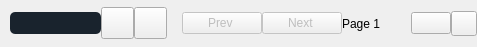
           <widget class="QFrame" name="credits_bar">
            <property name="maximumSize">
             <size>
              <width>16777215</width>
              <height>47</height>
             </size>
            </property>
            <property name="styleSheet">
             <string notr="true">background-color: none;</string>
            </property>
            <property name="frameShape">
             <enum>QFrame::NoFrame</enum>
            </property>
            <property name="frameShadow">
             <enum>QFrame::Raised</enum>
            </property>
            <layout class="QHBoxLayout" name="horizontalLayout_2">
             <property name="spacing">
              <number>0</number>
             </property>
             <property name="leftMargin">
              <number>0</number>
             </property>
             <property name="topMargin">
              <number>0</number>
             </property>
             <property name="rightMargin">
              <number>0</number>
             </property>
             <property name="bottomMargin">
              <number>0</number>
             </property>
             <item>
              <spacer name="horizontalSpacer_17">
               <property name="orientation">
                <enum>Qt::Horizontal</enum>
               </property>
               <property name="sizeType">
                <enum>QSizePolicy::Fixed</enum>
               </property>
               <property name="sizeHint" stdset="0">
                <size>
                 <width>10</width>
                 <height>20</height>
                </size>
               </property>
              </spacer>
             </item>
             <item>
              <widget class="QProgressBar" name="progress_bar">
               <property name="enabled">
                <bool>true</bool>
               </property>
               <property name="sizePolicy">
                <sizepolicy hsizetype="Expanding" vsizetype="Fixed">
                 <horstretch>0</horstretch>
                 <verstretch>0</verstretch>
                </sizepolicy>
               </property>
               <property name="styleSheet">
                <string notr="true">QProgressBar:horizontal {
border-radius: 5px;
background:rgba(0,0,0,0.1);
color: white;
background-color: rgba(25, 35, 45, 1);

}
QProgressBar::chunk:horizontal {
background:rgb(6, 133, 0);
color: white;

}
QProgressBar 
{ 
color: white; 
border:none;
}
</string>
               </property>
               <property name="maximum">
                <number>100</number>
               </property>
               <property name="value">
                <number>-1</number>
               </property>
               <property name="alignment">
                <set>Qt::AlignRight|Qt::AlignTrailing|Qt::AlignVCenter</set>
               </property>
              </widget>
             </item>
             <item>
              <widget class="QToolButton" name="pause_button">
               <property name="cursor">
                <cursorShape>PointingHandCursor</cursorShape>
               </property>
               <property name="toolTip">
                <string>Play/Pause</string>
               </property>
               <property name="styleSheet">
                <string notr="true"/>
               </property>
               <property name="text">
                <string/>
               </property>
               <property name="icon">
                <iconset resource="resource.qrc">
                 <normaloff>:/myresource/resource/pause_new.png</normaloff>:/myresource/resource/pause_new.png</iconset>
               </property>
               <property name="iconSize">
                <size>
                 <width>25</width>
                 <height>25</height>
                </size>
               </property>
              </widget>
             </item>
             <item>
              <widget class="QToolButton" name="delete_button">
               <property name="sizePolicy">
                <sizepolicy hsizetype="Preferred" vsizetype="Fixed">
                 <horstretch>0</horstretch>
                 <verstretch>0</verstretch>
                </sizepolicy>
               </property>
               <property name="cursor">
                <cursorShape>PointingHandCursor</cursorShape>
               </property>
               <property name="toolTip">
                <string>Delete</string>
               </property>
               <property name="styleSheet">
                <string notr="true"/>
               </property>
               <property name="text">
                <string/>
               </property>
               <property name="icon">
                <iconset resource="resource.qrc">
                 <normaloff>:/myresource/resource/icons8-stop-96.png</normaloff>:/myresource/resource/icons8-stop-96.png</iconset>
               </property>
               <property name="iconSize">
                <size>
                 <width>25</width>
                 <height>25</height>
                </size>
               </property>
              </widget>
             </item>
             <item>
              <spacer name="horizontalSpacer_13">
               <property name="orientation">
                <enum>Qt::Horizontal</enum>
               </property>
               <property name="sizeType">
                <enum>QSizePolicy::Fixed</enum>
               </property>
               <property name="sizeHint" stdset="0">
                <size>
                 <width>15</width>
                 <height>20</height>
                </size>
               </property>
              </spacer>
             </item>
             <item>
              <widget class="QPushButton" name="prev_page">
               <property name="enabled">
                <bool>false</bool>
               </property>
               <property name="sizePolicy">
                <sizepolicy hsizetype="Fixed" vsizetype="Fixed">
                 <horstretch>0</horstretch>
                 <verstretch>0</verstretch>
                </sizepolicy>
               </property>
               <property name="cursor">
                <cursorShape>PointingHandCursor</cursorShape>
               </property>
               <property name="text">
                <string>Prev </string>
               </property>
               <property name="icon">
                <iconset resource="resource.qrc">
                 <normaloff>:/myresource/resource/icons8-go-back-90.png</normaloff>:/myresource/resource/icons8-go-back-90.png</iconset>
               </property>
               <property name="iconSize">
                <size>
                 <width>26</width>
                 <height>26</height>
                </size>
               </property>
              </widget>
             </item>
             <item>
              <widget class="QPushButton" name="next_page">
               <property name="enabled">
                <bool>false</bool>
               </property>
               <property name="sizePolicy">
                <sizepolicy hsizetype="Fixed" vsizetype="Fixed">
                 <horstretch>0</horstretch>
                 <verstretch>0</verstretch>
                </sizepolicy>
               </property>
               <property name="cursor">
                <cursorShape>PointingHandCursor</cursorShape>
               </property>
               <property name="text">
                <string>Next </string>
               </property>
               <property name="icon">
                <iconset resource="resource.qrc">
                 <normaloff>:/myresource/resource/icons8-forward-button-90.png</normaloff>:/myresource/resource/icons8-forward-button-90.png</iconset>
               </property>
               <property name="iconSize">
                <size>
                 <width>26</width>
                 <height>26</height>
                </size>
               </property>
              </widget>
             </item>
             <item>
              <widget class="QLabel" name="page_no">
               <property name="sizePolicy">
                <sizepolicy hsizetype="Fixed" vsizetype="Preferred">
                 <horstretch>0</horstretch>
                 <verstretch>0</verstretch>
                </sizepolicy>
               </property>
               <property name="text">
                <string>Page 1</string>
               </property>
              </widget>
             </item>
             <item>
              <widget class="QFrame" name="frame">
               <property name="sizePolicy">
                <sizepolicy hsizetype="Fixed" vsizetype="Fixed">
                 <horstretch>0</horstretch>
                 <verstretch>0</verstretch>
                </sizepolicy>
               </property>
               <property name="frameShape">
                <enum>QFrame::StyledPanel</enum>
               </property>
               <property name="frameShadow">
                <enum>QFrame::Raised</enum>
               </property>
              </widget>
             </item>
             <item>
              <spacer name="horizontalSpacer_14">
               <property name="orientation">
                <enum>Qt::Horizontal</enum>
               </property>
               <property name="sizeType">
                <enum>QSizePolicy::Fixed</enum>
               </property>
               <property name="sizeHint" stdset="0">
                <size>
                 <width>30</width>
                 <height>20</height>
                </size>
               </property>
              </spacer>
             </item>
             <item>
              <widget class="QPushButton" name="yt_settings">
               <property name="cursor">
                <cursorShape>PointingHandCursor</cursorShape>
               </property>
               <property name="toolTip">
                <string>YouTube settings</string>
               </property>
               <property name="text">
                <string/>
               </property>
               <property name="icon">
                <iconset resource="resource.qrc">
                 <normaloff>:/myresource/resource/icons8-settings-96.png</normaloff>:/myresource/resource/icons8-settings-96.png</iconset>
               </property>
               <property name="iconSize">
                <size>
                 <width>26</width>
                 <height>26</height>
                </size>
               </property>
              </widget>
             </item>
             <item>
              <widget class="QToolButton" name="info_suggestion">
               <property name="cursor">
                <cursorShape>PointingHandCursor</cursorShape>
               </property>
               <property name="toolTip">
                <string>Tips</string>
               </property>
               <property name="text">
                <string/>
               </property>
               <property name="icon">
                <iconset resource="resource.qrc">
                 <normaloff>:/myresource/resource/icons8-info-104.png</normaloff>:/myresource/resource/icons8-info-104.png</iconset>
               </property>
               <property name="iconSize">
                <size>
                 <width>18</width>
                 <height>18</height>
                </size>
               </property>
              </widget>
             </item>
            </layout>
           </widget>
